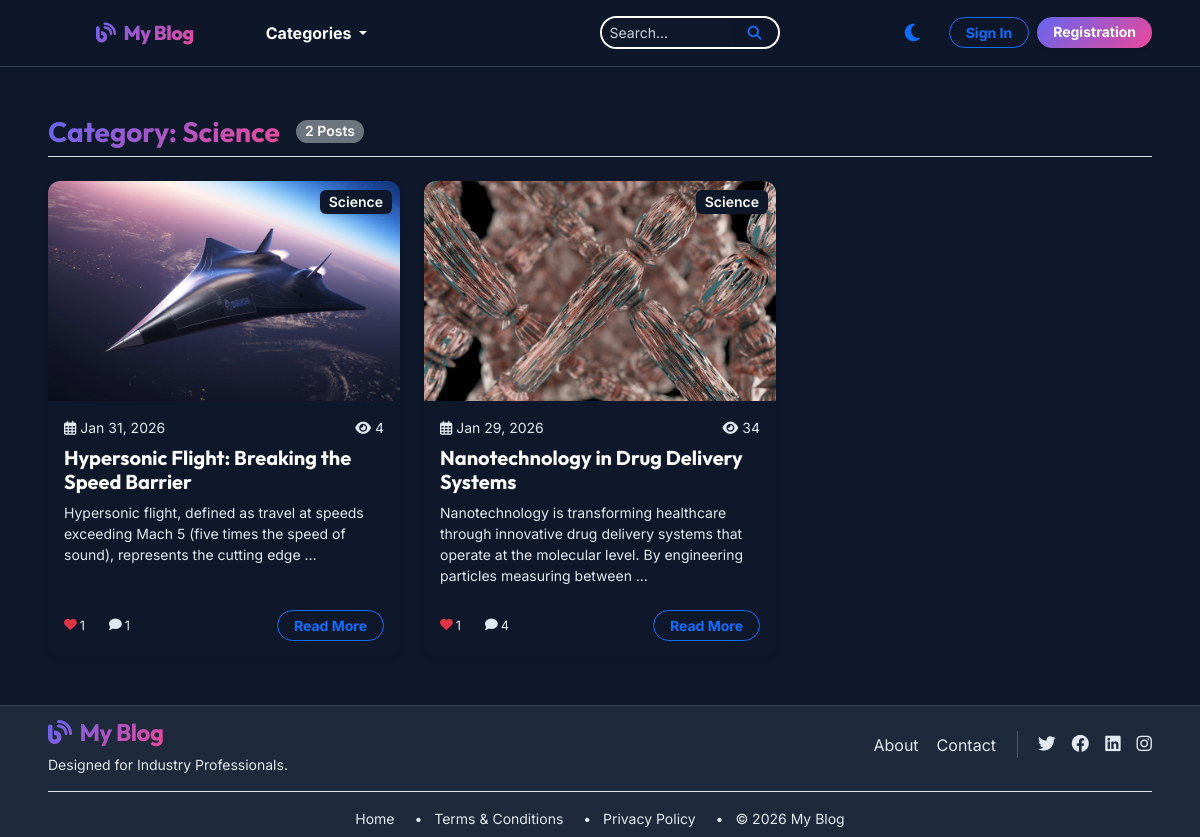
The app's page /category/science/, older data.
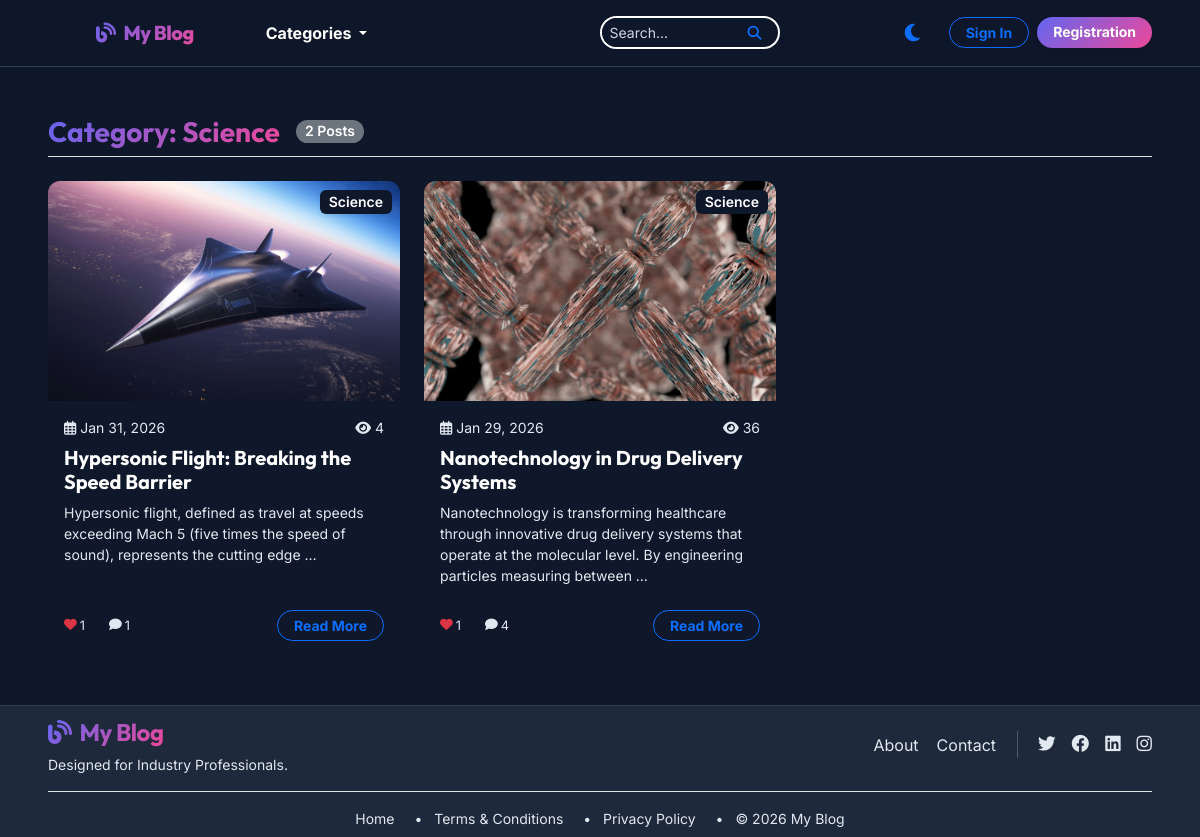
The same page, newer data.
### blog/models.py (models this page shows, shortened)
class Category(models.Model):
    name = models.CharField(max_length=100)
    slug = models.SlugField(unique=True, blank=True)
    parent = models.ForeignKey('self', on_delete=models.SET_NULL, null=True, blank=True, related_name='children')
    class Meta:
        verbose_name_plural = "Categories"

class Post(models.Model):
    STATUS_CHOICES = (
        ('draft', 'Draft'),
        ('published', 'Published'),
    )
    title = models.CharField(max_length=200)
    slug = models.SlugField(unique=True, blank=True)
    content = models.TextField()
    featured_image = models.ImageField(upload_to='posts/')
    category = models.ForeignKey(Category, on_delete=models.CASCADE, related_name='posts')
    tags = models.ManyToManyField(Tag, blank=True)
    author = models.ForeignKey(User, on_delete=models.CASCADE)
    status = models.CharField(max_length=10, choices=STATUS_CHOICES, default='draft')
    created_at = models.DateTimeField(auto_now_add=True)
    updated_at = models.DateTimeField(auto_now=True)
    views_count = models.PositiveIntegerField(default=0)
    last_edited_by = models.ForeignKey(User, on_delete=models.SET_NULL, null=True, blank=True, related_name='edited_posts')
    last_edited_at = models.DateTimeField(null=True, blank=True)
    def get_absolute_url(self):
        return reverse('post_detail', kwargs={'slug': self.slug})
    @property
    def total_likes(self):
        return self.interactions.filter(interaction_type='like').count()
    @property
    def total_comments(self):
        return self.comments.count()

### blog/views.py (the view)
# urls.py: path('category/<slug:slug>/', views.category_posts, name='category_posts'),
def category_posts(request, slug):
    category = get_object_or_404(Category, slug=slug)
    posts = Post.objects.filter(category=category, status='published').order_by('-created_at')
    return render(request, 'blog/category_posts.html', {'category': category, 'posts': posts})

### templates/blog/category_posts.html
{% extends 'base.html' %}
{% block content %}
<div class="container-fluid px-4 px-lg-5 my-5 animate-load">
    <div class="d-flex align-items-center mb-4 border-bottom pb-2">
        <h3 class="fw-bold mb-0 text-gradient">Category: {{ category.name }}</h3>
        <span class="badge bg-secondary ms-3 rounded-pill">{{ posts.count }} Posts</span>
    </div>
    <div class="row row-cols-1 row-cols-md-2 row-cols-lg-3 g-4">
        {% for post in posts %}
        <div class="col">
            <div class="card h-100 border-0 shadow-sm animate-hover">
                <div class="position-relative overflow-hidden">
                    {% if post.featured_image %}
                    <img src="{{ post.featured_image.url }}" class="card-img-top transition-zoom" alt="{{ post.title }}"
                        style="height: 220px; object-fit: cover;">
                    {% else %}
                    <div class="card-img-top bg-secondary" style="height: 220px;"></div>
                    {% endif %}
                    <div class="position-absolute top-0 end-0 m-2">
                        <span class="badge bg-white text-dark shadow-sm">{{ post.category.name }}</span>
                    </div>
                </div>
                <div class="card-body">
                    <div class="d-flex justify-content-between mb-2 small text-muted">
                        <span><i class="far fa-calendar-alt me-1"></i>{{ post.created_at|date:"M d, Y" }}</span>
                        <span><i class="fas fa-eye me-1"></i>{{ post.views_count }}</span>
                    </div>
                    <h5 class="card-title fw-bold"><a href="{{ post.get_absolute_url }}"
                            class="text-decoration-none text-reset">{{ post.title|truncatewords:10 }}</a></h5>
                    <p class="card-text text-muted small">{{ post.content|striptags|truncatewords:20 }}</p>
                </div>
                <div
                    class="card-footer bg-transparent border-top-0 d-flex justify-content-between align-items-center pb-3">
                    <div class="d-flex gap-3 small text-muted">
                        <span class="icon-stat"><i class="fas fa-heart text-danger"></i>{{ post.total_likes }}</span>
                        <span class="icon-stat"><i class="fas fa-comment"></i>{{ post.total_comments }}</span>
                    </div>
                    <a href="{{ post.get_absolute_url }}"
                        class="btn btn-sm btn-outline-primary rounded-pill px-3 fw-bold">Read More</a>
                </div>
            </div>
        </div>
        {% empty %}
        <div class="col-12 text-center py-5">
            <i class="fas fa-folder-open fa-3x text-muted mb-3"></i>
            <h4 class="text-muted">No posts available in this category yet.</h4>
        </div>
        {% endfor %}
    </div>
</div>
{% endblock %}

### templates/base.html (shortened to what this page needs)
<!DOCTYPE html>
{% load static %}
<html lang="en" data-theme="dark">
<head>
    <link href="https://cdn.jsdelivr.net/npm/bootstrap@5.3.0/dist/css/bootstrap.min.css" rel="stylesheet">
    <link rel="stylesheet" href="https://cdnjs.cloudflare.com/ajax/libs/font-awesome/6.4.0/css/all.min.css">
    <link rel="stylesheet" href="{% static 'css/styles.css' %}">
</head>
<body>
    <nav class="navbar navbar-expand-lg sticky-top">
        <div class="container-fluid px-4 px-lg-5">
            <a class="navbar-brand animate-hover ms-5" href="{% url 'home' %}">
                <i class="fas fa-blog me-2"></i>My Blog
            </a>
            <div class="collapse navbar-collapse" id="navbarNav">
                <ul class="navbar-nav me-auto mb-2 mb-lg-0 ms-5">
                    <li class="nav-item dropdown hover-dropdown">
                        <a class="nav-link dropdown-toggle animate-hover fw-bold" href="#" data-bs-toggle="dropdown">
                            Categories
                        </a>
                    </li>
                </ul>
                <form class="d-flex mx-auto" action="{% url 'search' %}" method="GET"
                    style="width: 18%; min-width: 180px;">
                    <div class="input-group input-group-sm">
                        <input class="form-control rounded-start-pill" type="search" placeholder="Search..."
                            aria-label="Search" name="q">
                        <button class="btn btn-outline-primary rounded-end-pill px-3" type="submit"><i
                                class="fas fa-search"></i></button>
                    </div>
                </form>
                <div class="d-flex align-items-center gap-3">
                    <button class="btn btn-link text-decoration-none theme-toggle animate-hover" id="themeToggle"
                        title="Toggle Theme">
                        <i class="fas fa-moon fa-lg"></i>
                    </button>
                    {% if user.is_authenticated %}
                    <div class="dropdown">
                        <a class="nav-link dropdown-toggle d-flex align-items-center p-0" href="#" role="button"
                            data-bs-toggle="dropdown">
                            <div class="profile-avatar profile-avatar-xs ms-2 shadow-sm">
                                {% if user.profile.profile_picture %}
                                <img src="{{ user.profile.profile_picture.url }}" class="w-100 h-100 rounded-circle">
                                {% else %}
                                <span>{{ user.username|make_list|first|upper }}</span>
                                {% endif %}
                            </div>
                        </a>
                        <ul class="dropdown-menu dropdown-menu-end shadow border-0 mt-3 p-2 rounded-3">
                            <li>
                                <h6 class="dropdown-header">Hello, {{ user.first_name|default:user.username }}!</h6>
                            </li>
                            {% if user.is_superuser %}
                            <li><a class="dropdown-item rounded-2" href="/admin/"><i
                                        class="fas fa-cog me-2 text-primary"></i>Admin Panel</a></li>
                            {% endif %}
                            {% if perms.blog.add_post %}
                            <li><a class="dropdown-item rounded-2" href="{% url 'dashboard' %}"><i
                                        class="fas fa-tachometer-alt me-2 text-info"></i>Dashboard</a></li>
                            {% endif %}
                            <li><a class="dropdown-item rounded-2" href="{% url 'profile' %}"><i
                                        class="fas fa-user me-2 text-success"></i>My Profile</a></li>
                            <li>
                                <hr class="dropdown-divider">
                            </li>
                            <li>
                                <form method="post" action="{% url 'account_logout' %}">
                                    {% csrf_token %}
                                    <button type="submit" class="dropdown-item rounded-2 text-danger fw-bold"><i
                                            class="fas fa-sign-out-alt me-2"></i>Logout</button>
                                </form>
                            </li>
                        </ul>
                    </div>
                    {% else %}
                    <div class="d-flex gap-2">
                        <a href="{% url 'account_login' %}"
                            class="btn btn-outline-primary rounded-pill px-3 fw-bold btn-sm">Sign In</a>
                        <a href="{% url 'account_signup' %}"
                            class="btn btn-primary rounded-pill px-3 fw-bold shadow-sm btn-sm">Registration</a>
                    </div>
                    {% endif %}
                </div>
            </div>
        </div>
    </nav>
    <div style="flex: 1 0 auto;">
        {% block content %}{% endblock %}
    </div>
    <footer class="footer mt-auto py-2" style="background-color: var(--card-bg);">
        <div class="container-fluid px-4 px-lg-5">
            <div class="row align-items-center mb-3">
                <div class="col-md-6 text-md-start text-center mb-3 mb-md-0">
                    <a class="navbar-brand animate-hover fs-4 fw-bold" href="{% url 'home' %}">
                        <i class="fas fa-blog me-2"></i>My Blog
                    </a>
                    <p class="small text-muted mb-0 mt-1">Designed for Industry Professionals.</p>
                </div>
                <div class="col-md-6">
                    <div
                        class="d-flex justify-content-center justify-content-md-end align-items-center gap-3 flex-wrap">
                        <button class="btn btn-link text-decoration-none text-muted p-0 animate-hover"
                            data-bs-toggle="offcanvas" data-bs-target="#offcanvasAbout">About</button>
                        <button class="btn btn-link text-decoration-none text-muted p-0 animate-hover"
                            data-bs-toggle="modal" data-bs-target="#contactModal">Contact</button>
                        <div class="d-flex gap-3">
                            <a href="#" class="social-icon text-muted" style="font-size: 1.1rem;"><i
                                    class="fab fa-twitter"></i></a>
                            <a href="#" class="social-icon text-muted" style="font-size: 1.1rem;"><i
                                    class="fab fa-facebook"></i></a>
                            <a href="#" class="social-icon text-muted" style="font-size: 1.1rem;"><i
                                    class="fab fa-linkedin"></i></a>
                            <a href="#" class="social-icon text-muted" style="font-size: 1.1rem;"><i
                                    class="fab fa-instagram"></i></a>
                        </div>
                    </div>
                </div>
            </div>
            <div class="border-top pt-3 text-center text-muted small">
                <ul class="list-inline mb-0">
                    <li class="list-inline-item"><a href="{% url 'home' %}"
                            class="text-decoration-none text-muted">Home</a></li>
                    <li class="list-inline-item mx-2">&bull;</li>
                    <li class="list-inline-item"><a href="#" class="text-decoration-none text-muted">Terms &
                            Conditions</a></li>
                    <li class="list-inline-item mx-2">&bull;</li>
                    <li class="list-inline-item"><a href="#" class="text-decoration-none text-muted">Privacy Policy</a>
                    </li>
                    <li class="list-inline-item mx-2">&bull;</li>
                    <li class="list-inline-item"><span>&copy; {% now "Y" %} My Blog</span></li>
                </ul>
            </div>
        </div>
    </footer>
</body>
</html>

Row changes from the older to the newer data that the page shows:
changed Post "Nanotechnology in Drug Delivery Systems": views_count "34" → "36"
